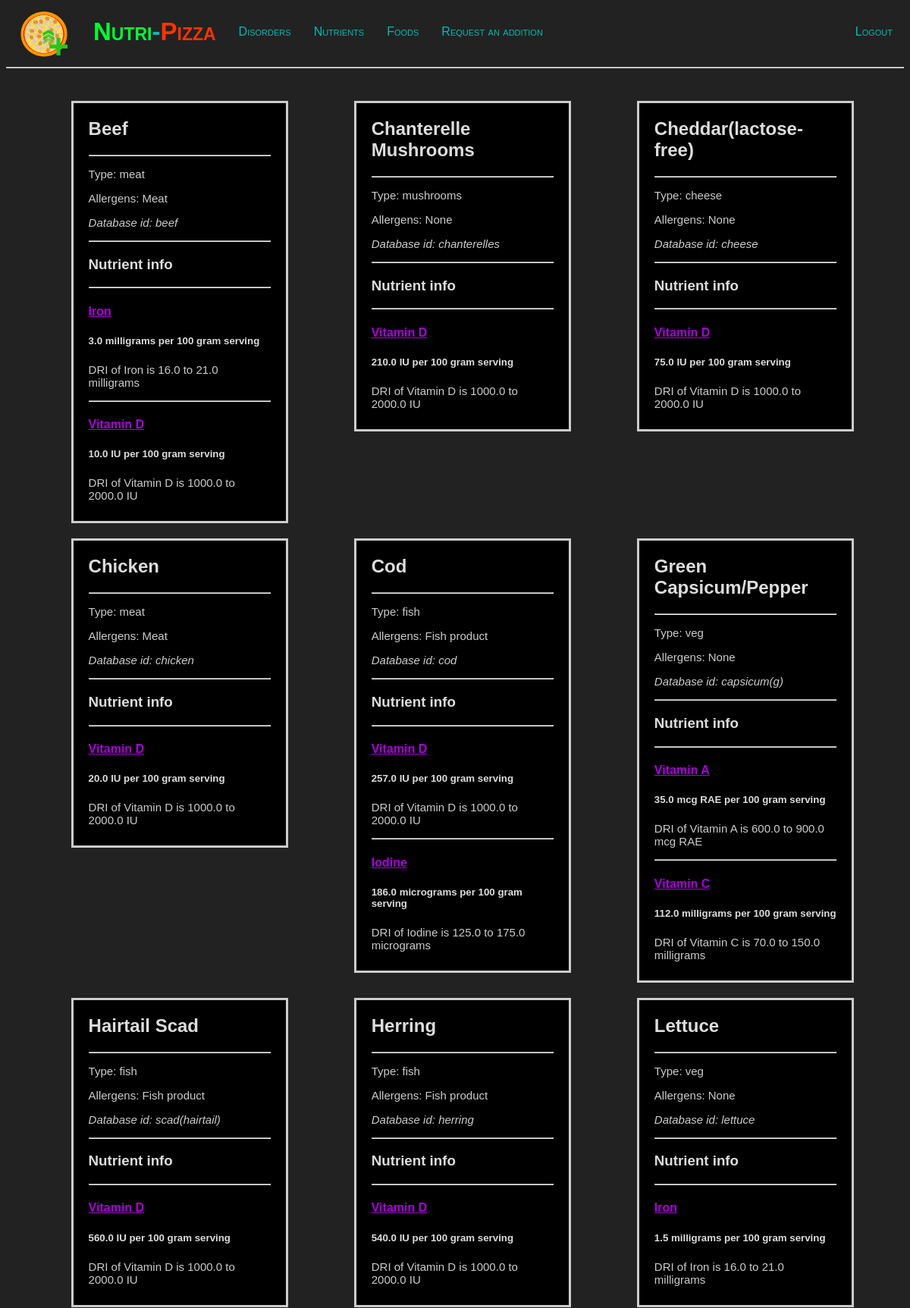
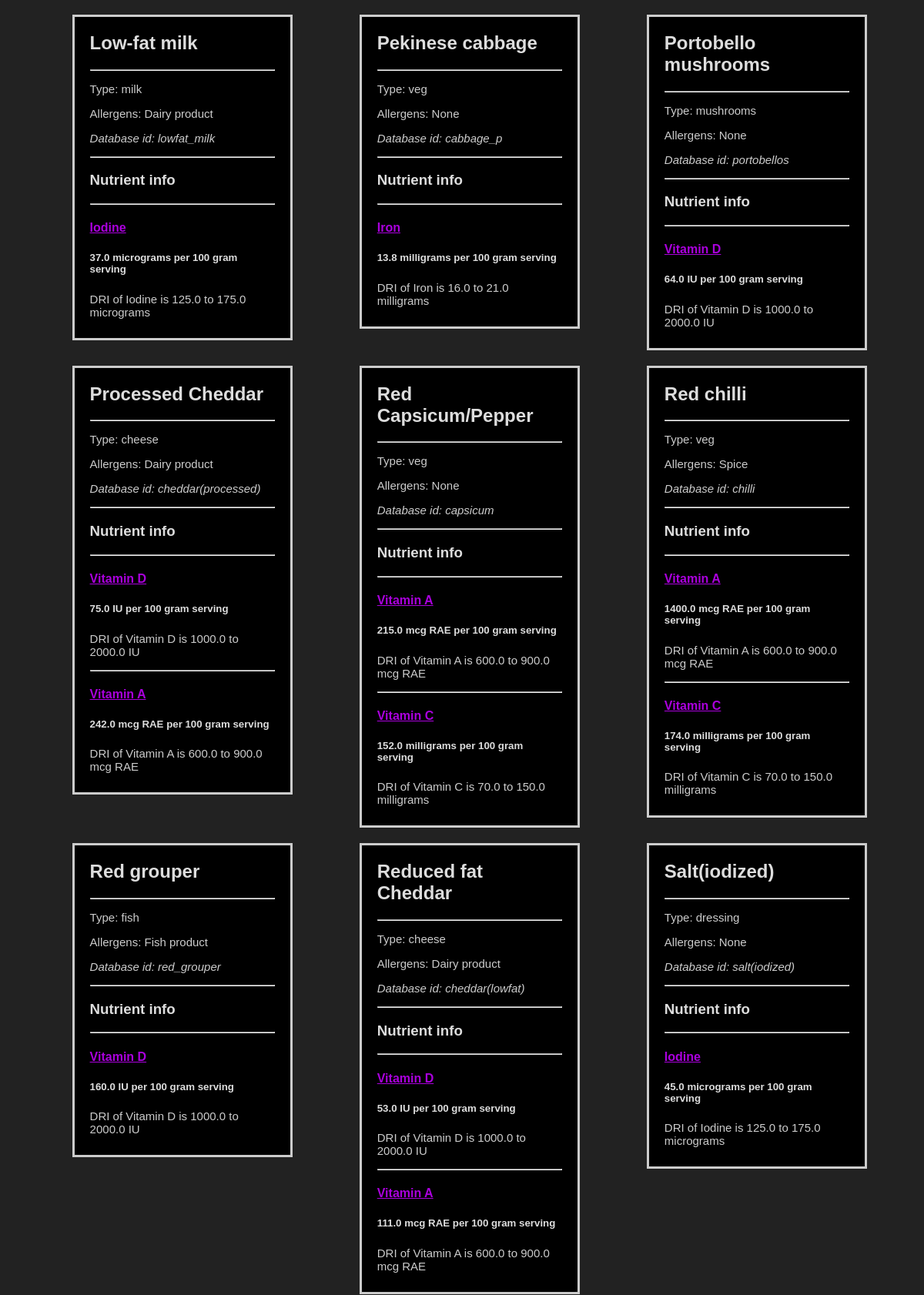
The page /food-list (signed in, upper part) on the database its author committed (2 pictures, top to bottom).
### healthpizza/models.py (models this page shows, shortened)
class Food(models.Model):
    simple = CharField(max_length=50, default="cheese")
    name = CharField(max_length=100)
    is_veg = BooleanField()
    allergen_type = CharField(max_length=50)
    type = CharField(max_length=50, default="cheese")

class Food_Nutr_content(models.Model):
    food = ForeignKey(Food, on_delete=models.CASCADE, related_name="food")
    nutrient = ForeignKey(Nutrient, on_delete=models.CASCADE, related_name="nutrient")
    content_per_100_gram = FloatField()
    unit_of_measurement = CharField(max_length=10)

class Nutrient(models.Model):
    simple = CharField(max_length=50, default="vitD")
    name = CharField(max_length=50)
    type = ForeignKey(Nutr_type, on_delete=models.CASCADE, related_name="type of nutrient+")
    daily_min_intake = FloatField()
    daily_max_intake = FloatField()
    unit_of_measurement = CharField(max_length=10)

### healthpizza/views.py (the view)
# urls.py: path("food-list", views.food_list, name="food list"),
@login_required(login_url="/login")
def food_list(request):
    foods = Food.objects.all().order_by("name")
    foods_with_nutr = []
    for food in foods:
        item = [food, Food_Nutr_content.objects.filter(food=food)]
        foods_with_nutr.append(item)
    return render(request, "healthpizza/food_list.html", {
        "foods": foods_with_nutr
    })

### healthpizza/templates/healthpizza/food_list.html (shortened to what this page needs)
{% extends "healthpizza/layout.html" %}
{% block body %}
    <div id="cards-holder">
        {% for food in foods %}
            <div class="disease-card">
                <h2>{{ food.0.name }}</h2>
                <hr>
                <p>Type: {{ food.0.type }}</p>
                <p>Allergens: {{ food.0.allergen_type }}</p>
                <p><i>Database id: {{ food.0.simple }}</i></p>
                <hr>
                <h3>Nutrient info</h3>
                {% for nutr in food.1 %}
                    <hr>
                    <h4><a href="/nutrient/{{ nutr.nutrient.simple }}">{{ nutr.nutrient.name }}</a></h4>
                    <h5>{{ nutr.content_per_100_gram }} {{ nutr.unit_of_measurement }} per 100 gram serving</h5>
                    <p>DRI of {{ nutr.nutrient.name }} is {{nutr.nutrient.daily_min_intake}} to {{ nutr.nutrient.daily_max_intake }} {{ nutr.nutrient.unit_of_measurement }}</p>
                {% endfor %}
            </div>
        {% endfor %}
    </div>
{% endblock %}

### healthpizza/static/healthpizza/styles.css (style rules this page uses)
body { min-height: 100vh; background-color: #222; color: #ddd; font-family: Verdana, sans-serif; }
p { font-size: 15px; color: #ccc; }
a { color: #a0d; }
#cards-holder { display: inline-flex; flex-flow: row wrap; padding-left: 3%; }
.info-card, .disease-card { margin: 20px 3vw 0px 3vw; padding: 0px 20px 10px 20px; border: solid #ccc; background: #000; }
.disease-card { margin: auto; margin-top: 20px; margin-left: 3vw; max-width: 20vw; min-width: 240px; }

### rows shown on the page
Food: name "Beef", type "meat", allergen_type "Meat", simple "beef"
Food_Nutr_content: nutrient.name "Iron", content_per_100_gram "3.0", unit_of_measurement "milligrams", nutrient.daily_min_intake "16.0", nutrient.daily_max_intake "21.0", nutrient.unit_of_measurement "milligrams"
Food_Nutr_content: nutrient.name "Vitamin D", content_per_100_gram "10.0", unit_of_measurement "IU", nutrient.daily_min_intake "1000.0", nutrient.daily_max_intake "2000.0", nutrient.unit_of_measurement "IU"
Food: name "Chanterelle Mushrooms", type "mushrooms", allergen_type "None", simple "chanterelles"
Food_Nutr_content: nutrient.name "Vitamin D", content_per_100_gram "210.0", unit_of_measurement "IU", nutrient.daily_min_intake "1000.0", nutrient.daily_max_intake "2000.0", nutrient.unit_of_measurement "IU"
Food: name "Cheddar(lactose-free)", type "cheese", allergen_type "None", simple "cheese"
Food_Nutr_content: nutrient.name "Vitamin D", content_per_100_gram "75.0", unit_of_measurement "IU", nutrient.daily_min_intake "1000.0", nutrient.daily_max_intake "2000.0", nutrient.unit_of_measurement "IU"
Food: name "Chicken", type "meat", allergen_type "Meat", simple "chicken"
Food_Nutr_content: nutrient.name "Vitamin D", content_per_100_gram "20.0", unit_of_measurement "IU", nutrient.daily_min_intake "1000.0", nutrient.daily_max_intake "2000.0", nutrient.unit_of_measurement "IU"
Food: name "Cod", type "fish", allergen_type "Fish product", simple "cod"
Food_Nutr_content: nutrient.name "Vitamin D", content_per_100_gram "257.0", unit_of_measurement "IU", nutrient.daily_min_intake "1000.0", nutrient.daily_max_intake "2000.0", nutrient.unit_of_measurement "IU"
Food_Nutr_content: nutrient.name "Iodine", content_per_100_gram "186.0", unit_of_measurement "micrograms", nutrient.daily_min_intake "125.0", nutrient.daily_max_intake "175.0", nutrient.unit_of_measurement "micrograms"
Food: name "Green Capsicum/Pepper", type "veg", allergen_type "None", simple "capsicum(g)"
Food_Nutr_content: nutrient.name "Vitamin A", content_per_100_gram "35.0", unit_of_measurement "mcg RAE", nutrient.daily_min_intake "600.0", nutrient.daily_max_intake "900.0", nutrient.unit_of_measurement "mcg RAE"
Food_Nutr_content: nutrient.name "Vitamin C", content_per_100_gram "112.0", unit_of_measurement "milligrams", nutrient.daily_min_intake "70.0", nutrient.daily_max_intake "150.0", nutrient.unit_of_measurement "milligrams"
Food: name "Hairtail Scad", type "fish", allergen_type "Fish product", simple "scad(hairtail)"
Food_Nutr_content: nutrient.name "Vitamin D", content_per_100_gram "560.0", unit_of_measurement "IU", nutrient.daily_min_intake "1000.0", nutrient.daily_max_intake "2000.0", nutrient.unit_of_measurement "IU"
Food: name "Herring", type "fish", allergen_type "Fish product", simple "herring"
Food_Nutr_content: nutrient.name "Vitamin D", content_per_100_gram "540.0", unit_of_measurement "IU", nutrient.daily_min_intake "1000.0", nutrient.daily_max_intake "2000.0", nutrient.unit_of_measurement "IU"
Food: name "Lettuce", type "veg", allergen_type "None", simple "lettuce"
Food_Nutr_content: nutrient.name "Iron", content_per_100_gram "1.5", unit_of_measurement "milligrams", nutrient.daily_min_intake "16.0", nutrient.daily_max_intake "21.0", nutrient.unit_of_measurement "milligrams"
Food: name "Low-fat milk", type "milk", allergen_type "Dairy product", simple "lowfat_milk"
Food_Nutr_content: nutrient.name "Iodine", content_per_100_gram "37.0", unit_of_measurement "micrograms", nutrient.daily_min_intake "125.0", nutrient.daily_max_intake "175.0", nutrient.unit_of_measurement "micrograms"
Food: name "Pekinese cabbage", type "veg", allergen_type "None", simple "cabbage_p"
Food_Nutr_content: nutrient.name "Iron", content_per_100_gram "13.8", unit_of_measurement "milligrams", nutrient.daily_min_intake "16.0", nutrient.daily_max_intake "21.0", nutrient.unit_of_measurement "milligrams"
Food: name "Portobello mushrooms", type "mushrooms", allergen_type "None", simple "portobellos"
Food_Nutr_content: nutrient.name "Vitamin D", content_per_100_gram "64.0", unit_of_measurement "IU", nutrient.daily_min_intake "1000.0", nutrient.daily_max_intake "2000.0", nutrient.unit_of_measurement "IU"
Food: name "Processed Cheddar", type "cheese", allergen_type "Dairy product", simple "cheddar(processed)"
Food_Nutr_content: nutrient.name "Vitamin D", content_per_100_gram "75.0", unit_of_measurement "IU", nutrient.daily_min_intake "1000.0", nutrient.daily_max_intake "2000.0", nutrient.unit_of_measurement "IU"
Food_Nutr_content: nutrient.name "Vitamin A", content_per_100_gram "242.0", unit_of_measurement "mcg RAE", nutrient.daily_min_intake "600.0", nutrient.daily_max_intake "900.0", nutrient.unit_of_measurement "mcg RAE"
Food: name "Red Capsicum/Pepper", type "veg", allergen_type "None", simple "capsicum"
Food_Nutr_content: nutrient.name "Vitamin A", content_per_100_gram "215.0", unit_of_measurement "mcg RAE", nutrient.daily_min_intake "600.0", nutrient.daily_max_intake "900.0", nutrient.unit_of_measurement "mcg RAE"
Food_Nutr_content: nutrient.name "Vitamin C", content_per_100_gram "152.0", unit_of_measurement "milligrams", nutrient.daily_min_intake "70.0", nutrient.daily_max_intake "150.0", nutrient.unit_of_measurement "milligrams"
Food: name "Red chilli", type "veg", allergen_type "Spice", simple "chilli"
Food_Nutr_content: nutrient.name "Vitamin A", content_per_100_gram "1400.0", unit_of_measurement "mcg RAE", nutrient.daily_min_intake "600.0", nutrient.daily_max_intake "900.0", nutrient.unit_of_measurement "mcg RAE"
Food_Nutr_content: nutrient.name "Vitamin C", content_per_100_gram "174.0", unit_of_measurement "milligrams", nutrient.daily_min_intake "70.0", nutrient.daily_max_intake "150.0", nutrient.unit_of_measurement "milligrams"
Food: name "Red grouper", type "fish", allergen_type "Fish product", simple "red_grouper"
Food_Nutr_content: nutrient.name "Vitamin D", content_per_100_gram "160.0", unit_of_measurement "IU", nutrient.daily_min_intake "1000.0", nutrient.daily_max_intake "2000.0", nutrient.unit_of_measurement "IU"
Food: name "Reduced fat Cheddar", type "cheese", allergen_type "Dairy product", simple "cheddar(lowfat)"
Food_Nutr_content: nutrient.name "Vitamin D", content_per_100_gram "53.0", unit_of_measurement "IU", nutrient.daily_min_intake "1000.0", nutrient.daily_max_intake "2000.0", nutrient.unit_of_measurement "IU"
Food_Nutr_content: nutrient.name "Vitamin A", content_per_100_gram "111.0", unit_of_measurement "mcg RAE", nutrient.daily_min_intake "600.0", nutrient.daily_max_intake "900.0", nutrient.unit_of_measurement "mcg RAE"
Food: name "Salt(iodized)", type "dressing", allergen_type "None", simple "salt(iodized)"
Food_Nutr_content: nutrient.name "Iodine", content_per_100_gram "45.0", unit_of_measurement "micrograms", nutrient.daily_min_intake "125.0", nutrient.daily_max_intake "175.0", nutrient.unit_of_measurement "micrograms"
